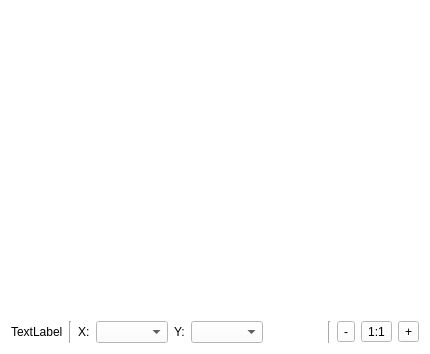
<?xml version="1.0" encoding="UTF-8"?>
<ui version="4.0">
 <class>PlotDialog</class>
 <widget class="QDialog" name="PlotDialog">
  <property name="geometry">
   <rect>
    <x>0</x>
    <y>0</y>
    <width>430</width>
    <height>354</height>
   </rect>
  </property>
  <property name="windowTitle">
   <string>Plot</string>
  </property>
  <property name="windowIcon">
   <iconset resource="qnmui.qrc">
    <normaloff>:/res/statistics-26.png</normaloff>:/res/statistics-26.png</iconset>
  </property>
  <property name="styleSheet">
   <string notr="true">background-color: rgb(255, 255, 255);</string>
  </property>
  <layout class="QGridLayout" name="gridLayout">
   <item row="0" column="0">
    <layout class="QVBoxLayout" name="verticalLayout">
     <item>
      <spacer name="verticalSpacer">
       <property name="orientation">
        <enum>Qt::Vertical</enum>
       </property>
       <property name="sizeHint" stdset="0">
        <size>
         <width>20</width>
         <height>40</height>
        </size>
       </property>
      </spacer>
     </item>
     <item>
      <layout class="QHBoxLayout" name="horizontalLayout">
       <item>
        <widget class="QLabel" name="labelScale">
         <property name="text">
          <string>TextLabel</string>
         </property>
        </widget>
       </item>
       <item>
        <widget class="Line" name="line">
         <property name="orientation">
          <enum>Qt::Vertical</enum>
         </property>
        </widget>
       </item>
       <item>
        <widget class="QLabel" name="label">
         <property name="text">
          <string>X:</string>
         </property>
        </widget>
       </item>
       <item>
        <widget class="QComboBox" name="comboX"/>
       </item>
       <item>
        <widget class="QLabel" name="label_2">
         <property name="text">
          <string>Y:</string>
         </property>
        </widget>
       </item>
       <item>
        <widget class="QComboBox" name="comboY"/>
       </item>
       <item>
        <spacer name="horizontalSpacer">
         <property name="orientation">
          <enum>Qt::Horizontal</enum>
         </property>
         <property name="sizeHint" stdset="0">
          <size>
           <width>40</width>
           <height>20</height>
          </size>
         </property>
        </spacer>
       </item>
       <item>
        <widget class="Line" name="line_2">
         <property name="orientation">
          <enum>Qt::Vertical</enum>
         </property>
        </widget>
       </item>
       <item>
        <widget class="QToolButton" name="toolZoomOut">
         <property name="text">
          <string>-</string>
         </property>
         <property name="icon">
          <iconset resource="qnmui.qrc">
           <normaloff>:/res/zoom_out-26.png</normaloff>:/res/zoom_out-26.png</iconset>
         </property>
        </widget>
       </item>
       <item>
        <widget class="QToolButton" name="toolZoomNr">
         <property name="text">
          <string>1:1</string>
         </property>
         <property name="icon">
          <iconset resource="qnmui.qrc">
           <normaloff>:/res/google_web_search-26.png</normaloff>:/res/google_web_search-26.png</iconset>
         </property>
        </widget>
       </item>
       <item>
        <widget class="QToolButton" name="toolZoomIn">
         <property name="text">
          <string>+</string>
         </property>
         <property name="icon">
          <iconset resource="qnmui.qrc">
           <normaloff>:/res/zoom_in-26.png</normaloff>:/res/zoom_in-26.png</iconset>
         </property>
        </widget>
       </item>
      </layout>
     </item>
    </layout>
   </item>
  </layout>
 </widget>
 <resources>
  <include location="qnmui.qrc"/>
 </resources>
 <connections/>
</ui>
